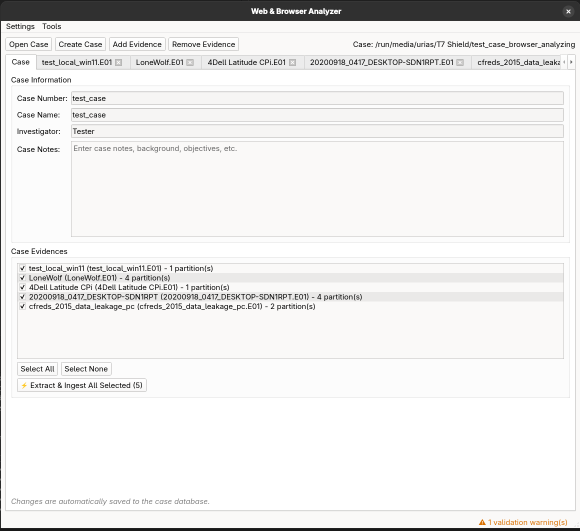
#> input picture image.png, 1160 x 1062 px (shown at 1/2 size); its folder holds only this picture in this run
$ python -i image_codecs.py   (imports and definitions only)
#> lines starting #> are read from the running program, lines starting #| are printed output that depends on the picture
### src/core/logging.py
from __future__ import annotations

import logging
import time
from datetime import datetime, timezone
from logging import Logger
from logging.handlers import RotatingFileHandler
from pathlib import Path
from typing import Optional

LOG_FILE_NAME = "processing.log"


class UtcFormatter(logging.Formatter):
    """Formatter that renders timestamps in UTC using ISO-8601."""

    converter = time.gmtime

    # [54 lines left out: functions formatTime, configure_logging, not called in this run]


def get_logger(name: Optional[str] = None) -> Logger:
    """Return a child logger under the application namespace."""
    base = logging.getLogger("surfsifter")
    if name:
        return base.getChild(name)
    return base

### src/core/image_codecs.py
from __future__ import annotations

from contextlib import nullcontext
from io import BytesIO
from pathlib import Path
from threading import Lock
from typing import Optional, Tuple

from core.logging import get_logger
from core.safe_io import open_file_no_follow


_LOGGER = get_logger("core.image_codecs")
_INIT_LOCK = Lock()
_HEIF_REGISTERED = False
_HEIF_INIT_DONE = False
DEFAULT_MAX_IMAGE_PIXELS = 175_000_000
THUMBNAIL_MAX_IMAGE_PIXELS = 50_000_000

try:
    from PIL import Image
    from PIL.Image import DecompressionBombError

    PIL_AVAILABLE = True
except ImportError:  # pragma: no cover - exercised in dependency-light envs
    Image = None  # type: ignore[assignment]
    DecompressionBombError = Exception  # type: ignore[assignment]
    PIL_AVAILABLE = False


def ensure_pillow_heif_registered() -> bool:
    """Register pillow-heif opener once so Pillow can decode HEIC/HEIF."""
    global _HEIF_REGISTERED, _HEIF_INIT_DONE

    if _HEIF_INIT_DONE:
        return _HEIF_REGISTERED

    with _INIT_LOCK:
        if _HEIF_INIT_DONE:
            return _HEIF_REGISTERED

        try:
            from pillow_heif import register_heif_opener
        except ImportError:
            _LOGGER.debug("pillow-heif is not installed; HEIC/HEIF decoding unavailable")
            _HEIF_REGISTERED = False
            _HEIF_INIT_DONE = True
            return False
        except Exception as exc:  # pragma: no cover - defensive
            _LOGGER.warning("Failed to import pillow-heif: %s", exc)
            _HEIF_REGISTERED = False
            _HEIF_INIT_DONE = True
            return False

        try:
            register_heif_opener()
            _HEIF_REGISTERED = True
            _LOGGER.debug("Registered pillow-heif opener for HEIC/HEIF decoding")
        except Exception as exc:
            _LOGGER.warning("Failed to register pillow-heif opener: %s", exc)
            _HEIF_REGISTERED = False
        finally:
            _HEIF_INIT_DONE = True

        return _HEIF_REGISTERED


def thumbnail_to_jpeg_bytes(
    image_path: Path,
    *,
    size: Tuple[int, int] = (96, 96),
    quality: int = 85,
    max_pixels: int = THUMBNAIL_MAX_IMAGE_PIXELS,
    containment_root: Optional[Path] = None,
) -> Optional[bytes]:
    """Render an image thumbnail to deterministic JPEG bytes.

    The pixel cap mirrors the carving/phash safety convention and prevents
    hostile carved images from forcing oversized native decoder work.  The
    white canvas keeps the output dimensions stable for XLSX embedding.
    """
#> called with image_path = '../../image.png', size = (96, 96), quality = 85, max_pixels = 50000000
    if not PIL_AVAILABLE or Image is None:
        return None

    try:
        ensure_pillow_heif_registered()
        image_source = (
            open_file_no_follow(image_path, containment_root=containment_root)
            if containment_root is not None
            else nullcontext(Path(image_path))
        )
        with image_source as source:
            with Image.open(source) as img:
#> img is the input picture: PIL image 1160x1062 RGBA; mean R, G, B, A 236.5, 236, 235.4, 255
                return _thumbnail_image_to_jpeg_bytes(
                    img,
                    size=size,
                    quality=quality,
                    max_pixels=max_pixels,
                )
    except DecompressionBombError as exc:
        _LOGGER.warning("Skipping oversized image thumbnail %s: %s", image_path, exc)
        return None
    except Exception:
        _LOGGER.warning("Failed to generate image thumbnail for %s", image_path, exc_info=True)
        return None


def _thumbnail_image_to_jpeg_bytes(
    img,
    *,
    size: Tuple[int, int],
    quality: int,
    max_pixels: int,
) -> bytes:
#> called with size = (96, 96), quality = 85, max_pixels = 50000000
    pixels = img.width * img.height
#> pixels = 1231920
    if pixels > max_pixels:
        raise DecompressionBombError(
            f"Image pixels {pixels} exceeds limit of {max_pixels}"
        )
    img.draft("RGB", size)
    img.thumbnail(size, Image.Resampling.LANCZOS)
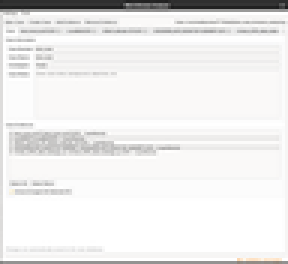
#> img: PIL image 96x88 RGBA (shown 3 times larger); mean R, G, B, A 236.5, 236, 235.5, 255
    if img.mode in {"RGBA", "LA"} or (img.mode == "P" and "transparency" in img.info):
        rgba = img.convert("RGBA")
        background = Image.new("RGBA", rgba.size, "white")
#> background: PIL image 96x88 RGBA; every value is 255
        background.alpha_composite(rgba)
        img = background.convert("RGB")
#> img: PIL image 96x88 RGB
    elif img.mode != "RGB":
        img = img.convert("RGB")

    canvas = Image.new("RGB", size, "white")
#> canvas: PIL image 96x96 RGB; every value is 255
    x = (size[0] - img.width) // 2
#> x = 0
    y = (size[1] - img.height) // 2
#> y = 4
    canvas.paste(img, (x, y))
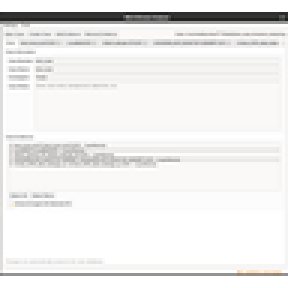
#> canvas: PIL image 96x96 RGB (shown 3 times larger); mean R, G, B 238.1, 237.6, 237.1

    buf = BytesIO()
    canvas.save(buf, format="JPEG", quality=quality)
    return buf.getvalue()

>>> result = thumbnail_to_jpeg_bytes('../../image.png')
